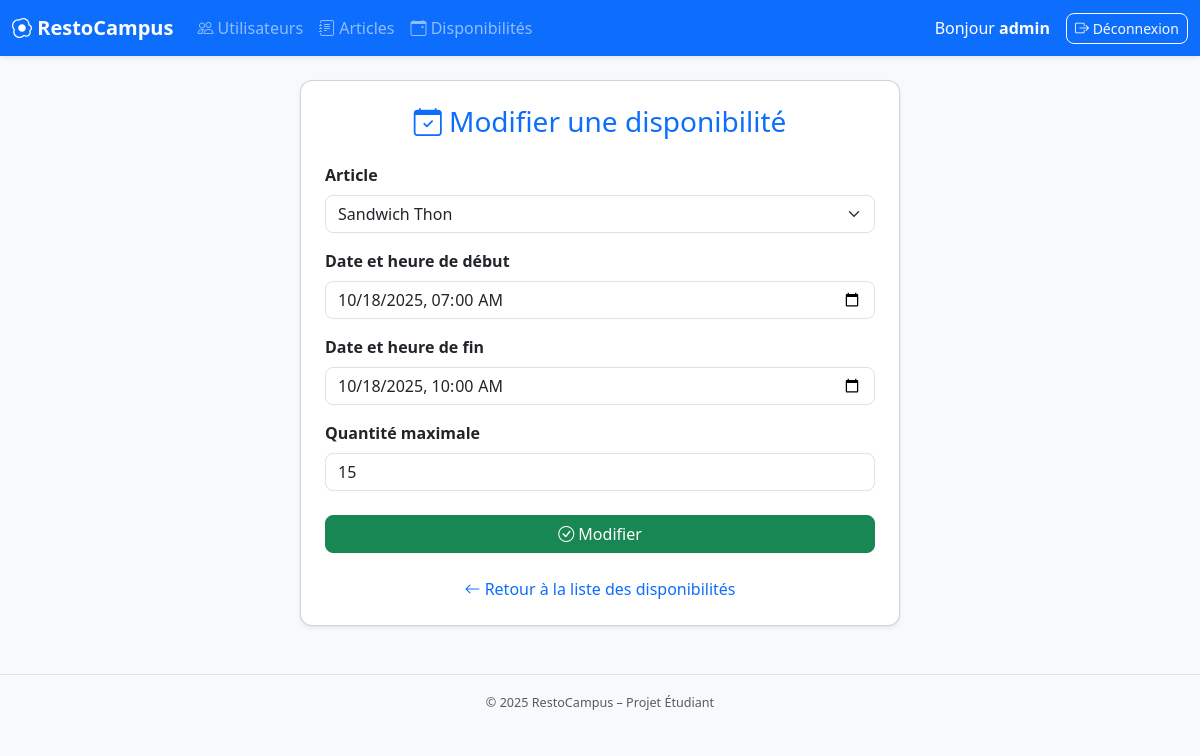
Screenshot of /restocampus/index.php?action=modifierDispo&id=1 (signed in) with the database file from the repository.
### tables this page shows
CREATE TABLE `articledisponible` (
  `idDispo` int(11) NOT NULL,
  `idArticle` int(11) NOT NULL,
  `dateHeureDebut` datetime NOT NULL,
  `dateHeureFin` datetime NOT NULL,
  `quantiteMax` int(11) NOT NULL
);

CREATE TABLE `article` (
  `idArticle` int(11) NOT NULL,
  `nom` varchar(100) NOT NULL,
  `description` text
);

### restocampus/controllers/ArticleDisponibleController.php (called while the page is built, shortened)
<?php
require_once "models/ArticleDisponibleModel.php";
class ArticleDisponibleController {
    private $model;
    public function __construct() {
        $this->model = new ArticleDisponibleModel();
    }
    public function modifier() {
        $idDispo = $_GET['id'] ?? null;
        $dispo = $this->model->getById($idDispo);
        $articles = $this->model->getArticles();
        require "views/dispo/add.php";
    }
}

### restocampus/config/Db.php (called while the page is built)
<?php
class Db {
    private static $instance = null;
    private $pdo;
    private function __construct() {
        try {
            $this->pdo = new PDO(
                "mysql:host=localhost;dbname=restocampus;charset=utf8",
                "root",
                "root"
            );
            $this->pdo->setAttribute(PDO::ATTR_ERRMODE, PDO::ERRMODE_EXCEPTION);
        } catch (PDOException $e) {
            die("Erreur de connexion à la base : " . $e->getMessage());
        }
    }
    public static function getInstance() {
        if (!self::$instance) {
            self::$instance = new Db();
        }
        return self::$instance;
    }
    public function getConnection() {
        return $this->pdo;
    }
}

### restocampus/models/ArticleDisponibleModel.php (called while the page is built, shortened)
<?php
require_once "config/Db.php";
class ArticleDisponibleModel {
    private $pdo;
    public function __construct() {
        $this->pdo = Db::getInstance()->getConnection();
    }
    public function getById($idDispo) {
        $stmt = $this->pdo->prepare("SELECT * FROM articleDisponible WHERE idDispo = :idDispo");
        $stmt->execute(['idDispo' => $idDispo]);
        return $stmt->fetch(PDO::FETCH_ASSOC);
    }
    public function getArticles() {
        $stmt = $this->pdo->query("SELECT idArticle, nom FROM article ORDER BY nom ASC");
        return $stmt->fetchAll(PDO::FETCH_ASSOC);
    }
}

### restocampus/views/dispo/add.php (the view, shortened to what this page needs)
<?php include('views/layout/header.php'); ?>
<div class="container mt-4">
  <div class="card shadow-sm mx-auto p-4" style="max-width: 600px;">
    <h3 class="text-center text-primary mb-4">
      <i class="bi bi-calendar-check"></i>
      <?= isset($dispo) ? "Modifier" : "Ajouter"; ?> une disponibilité
    </h3>
    <form method="post">
      <div class="mb-3">
        <label for="idArticle" class="form-label fw-semibold">Article</label>
        <select id="idArticle" name="idArticle" class="form-select" required>
          <?php foreach($articles as $a): ?>
            <option value="<?= $a['idArticle']; ?>"
              <?= (isset($dispo) && $dispo['idArticle'] == $a['idArticle']) ? 'selected' : ''; ?>>
              <?= htmlspecialchars($a['nom']); ?>
            </option>
          <?php endforeach; ?>
        </select>
      </div>
      <div class="mb-3">
        <label for="dateHeureDebut" class="form-label fw-semibold">Date et heure de début</label>
        <input type="datetime-local" id="dateHeureDebut" name="dateHeureDebut"
               value="<?= isset($dispo) ? str_replace(' ', 'T', $dispo['dateHeureDebut']) : ''; ?>"
               class="form-control" required>
      </div>
      <div class="mb-3">
        <label for="dateHeureFin" class="form-label fw-semibold">Date et heure de fin</label>
        <input type="datetime-local" id="dateHeureFin" name="dateHeureFin"
               value="<?= isset($dispo) ? str_replace(' ', 'T', $dispo['dateHeureFin']) : ''; ?>"
               class="form-control" required>
      </div>
      <div class="mb-3">
        <label for="quantiteMax" class="form-label fw-semibold">Quantité maximale</label>
        <input type="number" id="quantiteMax" name="quantiteMax"
               value="<?= $dispo['quantiteMax'] ?? ''; ?>"
               class="form-control" min="1" required>
      </div>
      <div class="d-grid mt-4">
        <button type="submit" class="btn btn-success">
          <i class="bi bi-check-circle"></i> <?= isset($dispo) ? "Modifier" : "Ajouter"; ?>
        </button>
      </div>
    </form>
    <div class="text-center mt-4">
      <a href="index.php?action=listerDispo" class="text-decoration-none">
        <i class="bi bi-arrow-left"></i> Retour à la liste des disponibilités
      </a>
    </div>
  </div>
</div>
<?php include('views/layout/footer.php'); ?>

### restocampus/assets/css/style.css (style rules this page uses)
body { font-family: 'Segoe UI', Tahoma, sans-serif; background-color: #f8f9fa; }
.card { border-radius: 12px; }
.btn { border-radius: 8px; }
select, input { border-radius: 8px !important; }

### rows the page displays
articledisponible: idArticle "Sandwich Thon", dateHeureDebut "10/18/2025 07:00", dateHeureFin "10/18/2025 10:00", quantiteMax "15"

### other values shown
$_SESSION['login'] "admin"
